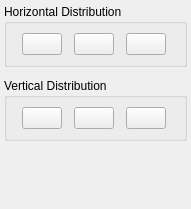
<?xml version="1.0" encoding="UTF-8"?>
<ui version="4.0">
 <class>CreateDistributionDialog</class>
 <widget class="QDockWidget" name="CreateDistributionDialog">
  <property name="geometry">
   <rect>
    <x>0</x>
    <y>0</y>
    <width>191</width>
    <height>209</height>
   </rect>
  </property>
  <property name="sizePolicy">
   <sizepolicy hsizetype="Preferred" vsizetype="Preferred">
    <horstretch>0</horstretch>
    <verstretch>0</verstretch>
   </sizepolicy>
  </property>
  <property name="allowedAreas">
   <set>Qt::LeftDockWidgetArea|Qt::RightDockWidgetArea</set>
  </property>
  <property name="windowTitle">
   <string>Create Distributions</string>
  </property>
  <widget class="QWidget" name="dockWidgetContents">
   <property name="sizePolicy">
    <sizepolicy hsizetype="Preferred" vsizetype="Preferred">
     <horstretch>0</horstretch>
     <verstretch>0</verstretch>
    </sizepolicy>
   </property>
   <layout class="QVBoxLayout" name="verticalLayout" stretch="0,0,0,1">
    <property name="margin">
     <number>4</number>
    </property>
    <item>
     <widget class="QGroupBox" name="groupBox_2">
      <property name="title">
       <string>Horizontal Distribution</string>
      </property>
      <layout class="QHBoxLayout" name="horizontalLayout_2">
       <item>
        <widget class="QPushButton" name="horiLeftButton">
         <property name="maximumSize">
          <size>
           <width>40</width>
           <height>40</height>
          </size>
         </property>
         <property name="text">
          <string/>
         </property>
         <property name="icon">
          <iconset resource="../libdunnartcanvas.qrc">
           <normaloff>:/resources/images/dist1.png</normaloff>:/resources/images/dist1.png</iconset>
         </property>
         <property name="iconSize">
          <size>
           <width>35</width>
           <height>35</height>
          </size>
         </property>
        </widget>
       </item>
       <item>
        <widget class="QPushButton" name="horiCentreButton">
         <property name="maximumSize">
          <size>
           <width>40</width>
           <height>40</height>
          </size>
         </property>
         <property name="text">
          <string/>
         </property>
         <property name="icon">
          <iconset resource="../libdunnartcanvas.qrc">
           <normaloff>:/resources/images/dist2.png</normaloff>:/resources/images/dist2.png</iconset>
         </property>
         <property name="iconSize">
          <size>
           <width>35</width>
           <height>35</height>
          </size>
         </property>
        </widget>
       </item>
       <item>
        <widget class="QPushButton" name="horiRightButton">
         <property name="maximumSize">
          <size>
           <width>40</width>
           <height>40</height>
          </size>
         </property>
         <property name="text">
          <string/>
         </property>
         <property name="icon">
          <iconset resource="../libdunnartcanvas.qrc">
           <normaloff>:/resources/images/dist3.png</normaloff>:/resources/images/dist3.png</iconset>
         </property>
         <property name="iconSize">
          <size>
           <width>35</width>
           <height>35</height>
          </size>
         </property>
        </widget>
       </item>
      </layout>
     </widget>
    </item>
    <item>
     <spacer name="verticalSpacer">
      <property name="orientation">
       <enum>Qt::Vertical</enum>
      </property>
      <property name="sizeType">
       <enum>QSizePolicy::Fixed</enum>
      </property>
      <property name="sizeHint" stdset="0">
       <size>
        <width>20</width>
        <height>5</height>
       </size>
      </property>
     </spacer>
    </item>
    <item>
     <widget class="QGroupBox" name="groupBox">
      <property name="sizePolicy">
       <sizepolicy hsizetype="Expanding" vsizetype="Preferred">
        <horstretch>0</horstretch>
        <verstretch>0</verstretch>
       </sizepolicy>
      </property>
      <property name="title">
       <string>Vertical Distribution</string>
      </property>
      <layout class="QHBoxLayout" name="horizontalLayout">
       <item>
        <widget class="QPushButton" name="vertTopButton">
         <property name="maximumSize">
          <size>
           <width>40</width>
           <height>40</height>
          </size>
         </property>
         <property name="text">
          <string/>
         </property>
         <property name="icon">
          <iconset resource="../libdunnartcanvas.qrc">
           <normaloff>:/resources/images/dist4.png</normaloff>:/resources/images/dist4.png</iconset>
         </property>
         <property name="iconSize">
          <size>
           <width>35</width>
           <height>35</height>
          </size>
         </property>
        </widget>
       </item>
       <item>
        <widget class="QPushButton" name="vertCentreButton">
         <property name="maximumSize">
          <size>
           <width>40</width>
           <height>40</height>
          </size>
         </property>
         <property name="text">
          <string/>
         </property>
         <property name="icon">
          <iconset resource="../libdunnartcanvas.qrc">
           <normaloff>:/resources/images/dist5.png</normaloff>:/resources/images/dist5.png</iconset>
         </property>
         <property name="iconSize">
          <size>
           <width>35</width>
           <height>35</height>
          </size>
         </property>
        </widget>
       </item>
       <item>
        <widget class="QPushButton" name="vertBottomButton">
         <property name="maximumSize">
          <size>
           <width>40</width>
           <height>40</height>
          </size>
         </property>
         <property name="text">
          <string/>
         </property>
         <property name="icon">
          <iconset resource="../libdunnartcanvas.qrc">
           <normaloff>:/resources/images/dist6.png</normaloff>:/resources/images/dist6.png</iconset>
         </property>
         <property name="iconSize">
          <size>
           <width>35</width>
           <height>35</height>
          </size>
         </property>
        </widget>
       </item>
      </layout>
     </widget>
    </item>
    <item>
     <spacer name="verticalSpacer_2">
      <property name="orientation">
       <enum>Qt::Vertical</enum>
      </property>
      <property name="sizeType">
       <enum>QSizePolicy::MinimumExpanding</enum>
      </property>
      <property name="sizeHint" stdset="0">
       <size>
        <width>20</width>
        <height>1</height>
       </size>
      </property>
     </spacer>
    </item>
   </layout>
  </widget>
 </widget>
 <resources>
  <include location="../libdunnartcanvas.qrc"/>
  <include location="../libdunnartcanvas.qrc"/>
 </resources>
 <connections/>
</ui>
